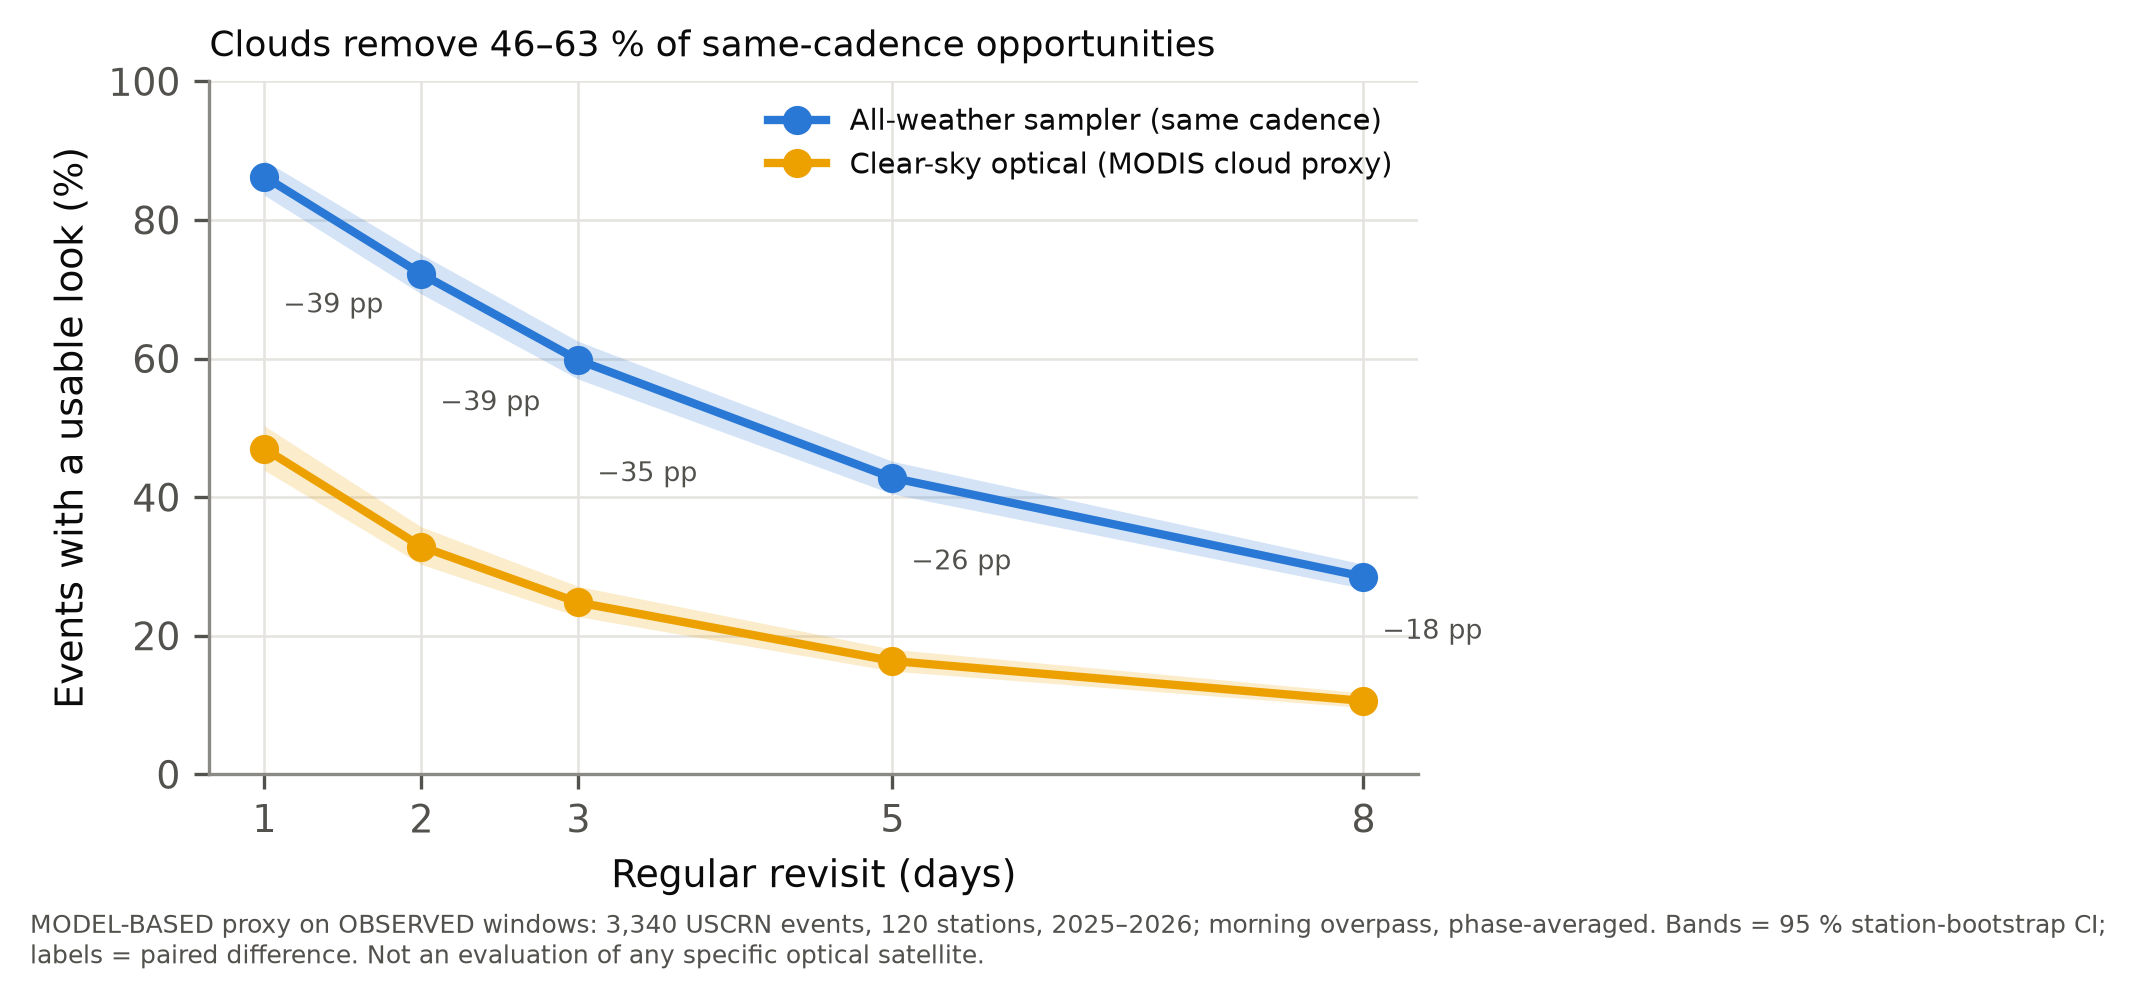

Python code for this plot:
"""P1-7  Cloud penalty: clear-sky optical opportunities vs all-weather sampling at the SAME cadence (MODEL-BASED proxy).
Source: data/processed/optical_events.csv (code/09_optical_clouds.py): for every wetting event, the phase-averaged chance
that a regular morning optical sampler at R days sees a CLEAR pixel inside the window (MODIS cloud mask at the station),
and the same sampler ignoring clouds (all-weather). Paired per event -> paired differences with station-cluster CIs.
Caveat: MODIS cloud mask as a proxy for clear-sky optical acquisition; not an evaluation of any specific optical system.
Outputs: figures/fig_optical_cloud_penalty.png/.pdf, figures/generated/optical_cloud_penalty_stats.csv
"""
import numpy as np
import matplotlib.pyplot as plt
import armo_evidence as ae
import figstyle as fs
from common import rd

fs.apply()
o = rd("optical_events.csv")
RS = [1, 2, 3, 5, 8]
rows = []
for R in RS:
    op, sa = o[f"opt_R{R}"].to_numpy(), o[f"sar_R{R}"].to_numpy()
    ci_o = ae.ci95(ae.boot_stat(o.wban, lambda i: op[i].mean(), n=1000))
    ci_s = ae.ci95(ae.boot_stat(o.wban, lambda i: sa[i].mean(), n=1000))
    ci_d = ae.ci95(ae.boot_stat(o.wban, lambda i: (sa[i] - op[i]).mean(), n=1000))
    rows.append(dict(revisit_d=R, optical_clear=op.mean(), optical_lo=ci_o[0], optical_hi=ci_o[1], all_weather=sa.mean(),
                     all_weather_lo=ci_s[0], all_weather_hi=ci_s[1], penalty_pp=(sa - op).mean() * 100, penalty_lo=ci_d[0] * 100,
                     penalty_hi=ci_d[1] * 100, n_events=len(o), n_stations=o.wban.nunique()))
S = ae.write_stats("optical_cloud_penalty_stats", rows)
fig, ax = plt.subplots(figsize=(5.2, 3.0))
for col, lo, hi, c, lab in [("all_weather", "all_weather_lo", "all_weather_hi", fs.BLUE, "All-weather sampler (same cadence)"),
                            ("optical_clear", "optical_lo", "optical_hi", fs.YELLOW, "Clear-sky optical (MODIS cloud proxy)")]:
    ax.fill_between(S.revisit_d, S[lo] * 100, S[hi] * 100, color=c, alpha=0.2, lw=0)
    ax.plot(S.revisit_d, S[col] * 100, marker="o", color=c, label=lab)
for r in S.itertuples():
    ax.text(r.revisit_d + 0.12, (r.all_weather + r.optical_clear) * 50, f"−{r.penalty_pp:.0f} pp", fontsize=6.6, color=fs.INK2)
ax.set_xticks(RS); ax.set_xlabel("Regular revisit (days)"); ax.set_ylabel("Events with a usable look (%)"); ax.set_ylim(0, 100)
ax.legend(fontsize=7, loc="upper right")
loss = 1 - S.optical_clear / S.all_weather
ax.set_title(f"Clouds remove {loss.min() * 100:.0f}–{loss.max() * 100:.0f} % of same-cadence opportunities", loc="left", fontsize=8.6)
fig.text(0.01, -0.1, f"MODEL-BASED proxy on OBSERVED windows: {len(o):,} USCRN events, {o.wban.nunique()} stations, 2025–2026; morning overpass, phase-averaged. "
         "Bands = 95 % station-bootstrap CI;\nlabels = paired difference. Not an evaluation of any specific optical satellite.", fontsize=6.1, color=fs.INK2)
ae.save(fig, "fig_optical_cloud_penalty")
print(S.round(3).to_string(index=False))
